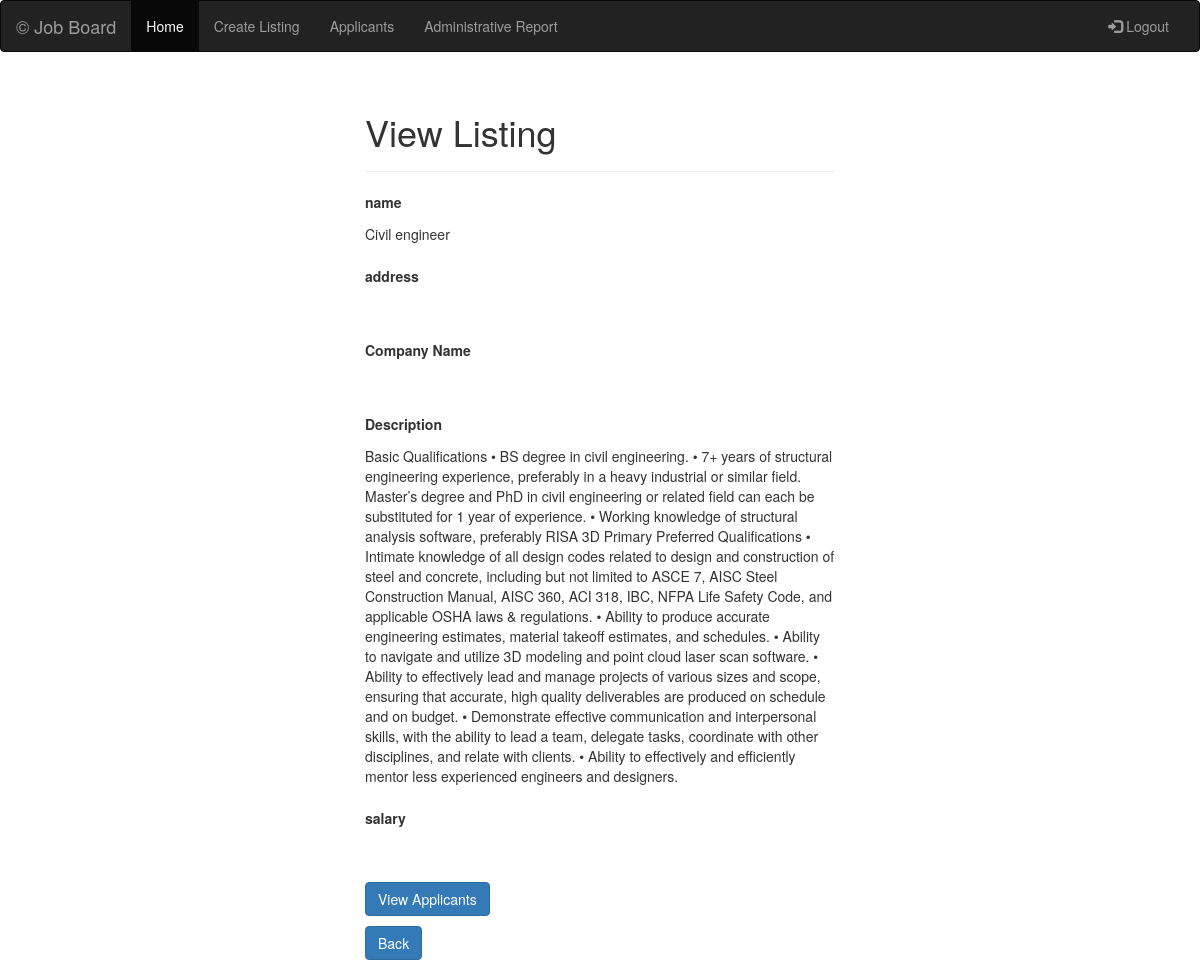
The page /jobapp/recruiter/read.php?id=21 on the database its author committed.
### tables this page shows
CREATE TABLE `Job_Opening` (
  `id` int(50) NOT NULL,
  `name` varchar(255) NOT NULL,
  `description` varchar(10000) NOT NULL,
  `address` varchar(100) NOT NULL,
  `company` varchar(100) NOT NULL,
  `salary` varchar(100) NOT NULL,
  `sc_email` varchar(100) NOT NULL,
  `Date` timestamp NULL DEFAULT CURRENT_TIMESTAMP,
  `Field` varchar(20) DEFAULT NULL,
  `State` varchar(2) DEFAULT NULL,
  `Education` varchar(15) NOT NULL
);

### jobapp/recruiter/read.php (the view, shortened to what this page needs)
<?php include 'inc/rheader2.php' ?>
<?php
if(isset($_GET["id"]) && !empty(trim($_GET["id"]))){
    require_once "config.php";
    $sql = "SELECT * FROM Job_Opening WHERE id = ?";
    if($stmt = mysqli_prepare($link, $sql)){
        mysqli_stmt_bind_param($stmt, "i", $param_id);
        if(mysqli_stmt_execute($stmt)){
            $result = mysqli_stmt_get_result($stmt);
            if(mysqli_num_rows($result) == 1){
                $row = mysqli_fetch_array($result, MYSQLI_ASSOC);
            } else{
                header("location: error.php");
                exit();
            }
        } else{
            echo "Oops! Something went wrong. Please try again later.";
        }
    }
} else{
    header("location: error.php");
    exit();
}
?>
<!DOCTYPE html>
<html lang="en">
<head>
    <link rel="stylesheet" href="https://maxcdn.bootstrapcdn.com/bootstrap/3.3.7/css/bootstrap.css">
</head>
<body>
    <div class="wrapper">
        <div class="container-fluid">
            <div class="row">
                <div class="col-md-12">
                    <div class="page-header">
                        <h1>View Listing</h1>
                    </div>
                    <div class="form-group">
                        <label>name</label>
                        <p class="form-control-static"><?php echo $row["name"]; ?></p>
                    </div>
                    <div class="form-group">
                        <label>address</label>
                        <p class="form-control-static"><?php echo $row["address"]; ?></p>
                    </div>
                    <div class="form-group">
                        <label>Company Name</label>
                        <p class="form-control-static"><?php echo $row["company"]; ?></p>
                    </div>
                    <div class="form-group">
                        <label>Description</label>
                        <p class="form-control-static"><?php echo $row["description"]; ?></p>
                    </div>
                    <div class="form-group">
                        <label>salary</label>
                        <p class="form-control-static"><?php echo $row["salary"]; ?></p>
                    </div>
                    <p><a href="viewer.php" class="btn btn-primary">View Applicants</a></p>
                    <p><a href="ind.php" class="btn btn-primary">Back</a></p>
                </div>
            </div>
        </div>
    </div>
</body>
</html>

### jobapp/recruiter/read.php (style rules this page uses)
.wrapper { width: 500px; margin: 0 auto; }

### rows shown on the page
job_opening: name "Civil engineer", description "Basic Qualifications • BS degree in civil engineering. • 7+ years of structural engineering experience, preferably in a heavy industrial or similar field. Master’s degree and PhD in civil engineering or related field can each be substituted for 1 year of experience. • Working knowledge of structural analysis software, preferably RISA 3D Primary Preferred Qualifications • Intimate knowledge of all design codes related to design and construction of steel and concrete, including but not limited to ASCE 7, AISC Steel Construction Manual, AISC 360, ACI 318, IBC, NFPA Life Safety Code, and applicable OSHA laws & regulations. • Ability to produce accurate engineering estimates, material takeoff…"
